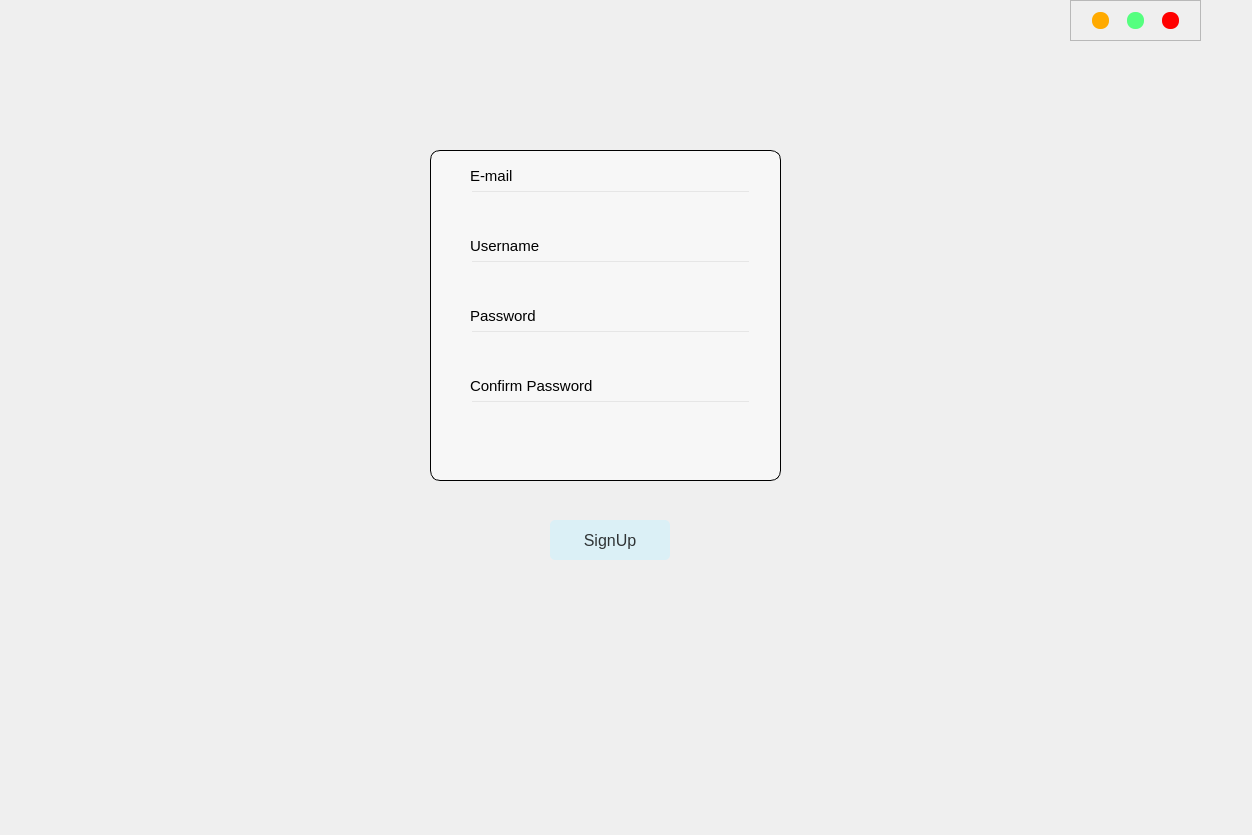
<?xml version="1.0" encoding="UTF-8"?>
<ui version="4.0">
 <class>Dialog</class>
 <widget class="QDialog" name="Dialog">
  <property name="geometry">
   <rect>
    <x>0</x>
    <y>0</y>
    <width>1252</width>
    <height>835</height>
   </rect>
  </property>
  <property name="windowTitle">
   <string>Dialog</string>
  </property>
  <property name="styleSheet">
   <string notr="true">QDialog#Dialog{
border-image:url(&quot;back1.png&quot;);
border-radius:15px;
}</string>
  </property>
  <widget class="QFrame" name="frame">
   <property name="geometry">
    <rect>
     <x>0</x>
     <y>0</y>
     <width>1201</width>
     <height>871</height>
    </rect>
   </property>
   <property name="autoFillBackground">
    <bool>false</bool>
   </property>
   <property name="styleSheet">
    <string notr="true">QWidget#widget{
border-image:url(&quot;back1.png&quot;);
border-radius:15px;
}</string>
   </property>
   <widget class="QPushButton" name="signup">
    <property name="geometry">
     <rect>
      <x>550</x>
      <y>520</y>
      <width>120</width>
      <height>40</height>
     </rect>
    </property>
    <property name="font">
     <font>
      <pointsize>12</pointsize>
      <bold>false</bold>
     </font>
    </property>
    <property name="styleSheet">
     <string notr="true">QPushButton#signup{
background-color:rgb(219,240,246);
color:rgba(0,0,0,200);
border-radius:5px;
}
QPushButton#signup:pressed{
padding-left:5px;
padding-top:5px;
background-color:rgba(50,50,50,100);
background-position:calc(100% -5px)center;
}
QPushButton#signup:hover{
background-color:rgba(255,254,247,200);
}
</string>
    </property>
    <property name="text">
     <string>SignUp</string>
    </property>
   </widget>
   <widget class="QWidget" name="widget_2" native="true">
    <property name="geometry">
     <rect>
      <x>430</x>
      <y>150</y>
      <width>351</width>
      <height>331</height>
     </rect>
    </property>
    <property name="font">
     <font>
      <pointsize>12</pointsize>
     </font>
    </property>
    <property name="styleSheet">
     <string notr="true">QWidget#widget_2{
background-color: rgba(255, 255, 255,125);
border-radius:10px;
border:solid black;
border-width:1px;
}</string>
    </property>
    <widget class="QLabel" name="us">
     <property name="geometry">
      <rect>
       <x>40</x>
       <y>80</y>
       <width>171</width>
       <height>31</height>
      </rect>
     </property>
     <property name="font">
      <font>
       <pointsize>11</pointsize>
      </font>
     </property>
     <property name="text">
      <string>Username</string>
     </property>
    </widget>
    <widget class="QLineEdit" name="username">
     <property name="geometry">
      <rect>
       <x>40</x>
       <y>110</y>
       <width>281</width>
       <height>41</height>
      </rect>
     </property>
     <property name="font">
      <font>
       <pointsize>12</pointsize>
       <italic>false</italic>
       <bold>false</bold>
      </font>
     </property>
     <property name="styleSheet">
      <string notr="true">background-color:rgba(0,0,0,0);
font: 12pt &quot;Arial Rounded MT Bold&quot;;</string>
     </property>
    </widget>
    <widget class="QLabel" name="label_4">
     <property name="geometry">
      <rect>
       <x>40</x>
       <y>150</y>
       <width>191</width>
       <height>31</height>
      </rect>
     </property>
     <property name="font">
      <font>
       <pointsize>11</pointsize>
      </font>
     </property>
     <property name="text">
      <string>Password</string>
     </property>
    </widget>
    <widget class="QLineEdit" name="password">
     <property name="geometry">
      <rect>
       <x>40</x>
       <y>180</y>
       <width>281</width>
       <height>41</height>
      </rect>
     </property>
     <property name="styleSheet">
      <string notr="true">background-color:rgba(0,0,0,0);
font: 12pt &quot;Arial Rounded MT Bold&quot;;</string>
     </property>
     <property name="echoMode">
      <enum>QLineEdit::Password</enum>
     </property>
    </widget>
    <widget class="QLabel" name="error">
     <property name="geometry">
      <rect>
       <x>40</x>
       <y>290</y>
       <width>281</width>
       <height>30</height>
      </rect>
     </property>
     <property name="font">
      <font>
       <pointsize>11</pointsize>
       <italic>false</italic>
       <bold>false</bold>
      </font>
     </property>
     <property name="styleSheet">
      <string notr="true">color:red;</string>
     </property>
     <property name="text">
      <string/>
     </property>
    </widget>
    <widget class="QLabel" name="label_5">
     <property name="geometry">
      <rect>
       <x>40</x>
       <y>10</y>
       <width>171</width>
       <height>31</height>
      </rect>
     </property>
     <property name="font">
      <font>
       <pointsize>11</pointsize>
      </font>
     </property>
     <property name="text">
      <string>E-mail</string>
     </property>
    </widget>
    <widget class="QLineEdit" name="email">
     <property name="geometry">
      <rect>
       <x>40</x>
       <y>40</y>
       <width>281</width>
       <height>41</height>
      </rect>
     </property>
     <property name="font">
      <font>
       <pointsize>12</pointsize>
       <italic>false</italic>
       <bold>false</bold>
      </font>
     </property>
     <property name="styleSheet">
      <string notr="true">background-color:rgba(0,0,0,0);
font: 12pt &quot;Arial Rounded MT Bold&quot;;</string>
     </property>
    </widget>
    <widget class="QLabel" name="label_6">
     <property name="geometry">
      <rect>
       <x>40</x>
       <y>220</y>
       <width>191</width>
       <height>31</height>
      </rect>
     </property>
     <property name="font">
      <font>
       <pointsize>11</pointsize>
      </font>
     </property>
     <property name="text">
      <string>Confirm Password</string>
     </property>
    </widget>
    <widget class="QLineEdit" name="cpass">
     <property name="geometry">
      <rect>
       <x>40</x>
       <y>250</y>
       <width>281</width>
       <height>41</height>
      </rect>
     </property>
     <property name="styleSheet">
      <string notr="true">background-color:rgba(0,0,0,0);
font: 12pt &quot;Arial Rounded MT Bold&quot;;</string>
     </property>
     <property name="echoMode">
      <enum>QLineEdit::Password</enum>
     </property>
    </widget>
   </widget>
  </widget>
  <widget class="QFrame" name="frame_buttons">
   <property name="geometry">
    <rect>
     <x>1070</x>
     <y>0</y>
     <width>131</width>
     <height>41</height>
    </rect>
   </property>
   <property name="frameShape">
    <enum>QFrame::StyledPanel</enum>
   </property>
   <property name="frameShadow">
    <enum>QFrame::Raised</enum>
   </property>
   <layout class="QHBoxLayout" name="horizontalLayout_2">
    <item>
     <widget class="QPushButton" name="min_2">
      <property name="minimumSize">
       <size>
        <width>16</width>
        <height>16</height>
       </size>
      </property>
      <property name="maximumSize">
       <size>
        <width>17</width>
        <height>17</height>
       </size>
      </property>
      <property name="styleSheet">
       <string notr="true">QPushButton{
border:none;
border-radius:8px;
background-color:rgb(255,170,0);
}
QPushButton:hover{
background-color:rgba(255,170,0,150)
}</string>
      </property>
      <property name="text">
       <string/>
      </property>
     </widget>
    </item>
    <item>
     <widget class="QPushButton" name="max_2">
      <property name="minimumSize">
       <size>
        <width>16</width>
        <height>16</height>
       </size>
      </property>
      <property name="maximumSize">
       <size>
        <width>17</width>
        <height>17</height>
       </size>
      </property>
      <property name="styleSheet">
       <string notr="true">QPushButton{
border:none;
border-radius:8px;
background-color:rgb(85,255,127);
}
QPushButton:hover{
background-color:rgba(85,255,127,150)
}</string>
      </property>
      <property name="text">
       <string/>
      </property>
     </widget>
    </item>
    <item>
     <widget class="QPushButton" name="close_2">
      <property name="minimumSize">
       <size>
        <width>16</width>
        <height>16</height>
       </size>
      </property>
      <property name="maximumSize">
       <size>
        <width>17</width>
        <height>17</height>
       </size>
      </property>
      <property name="styleSheet">
       <string notr="true">QPushButton{
border:none;
border-radius:8px;
background-color:rgb(255,0,0);
}
QPushButton:hover{
background-color:rgba(255,0,0,150)
}</string>
      </property>
      <property name="text">
       <string/>
      </property>
     </widget>
    </item>
   </layout>
  </widget>
 </widget>
 <resources/>
 <connections/>
</ui>
